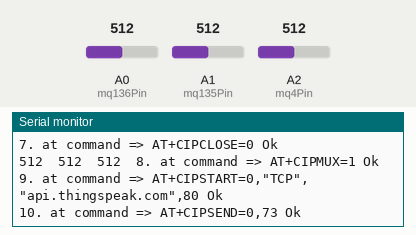
A sketch run on a simulated Arduino Uno, built with avr-gcc and run on an emulated ATmega328P. Shown: the last lines printed to the serial monitor. The inputs (shaded band) are chosen by the test bench; at power-on: A0 (mq136Pin) = 512, A2 (mq4Pin) = 512, A1 (mq135Pin) = 512. The modem accepts every AT command (registered, SIM ready, sends succeed) and sends nothing else.

Above: at 1.2 s.
1.3 s: A0 (mq136Pin) set to 109
At 1.81 s:
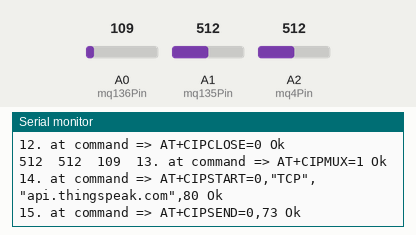
4.6 s: A0 (mq136Pin) set to 89
At 4.99 s:
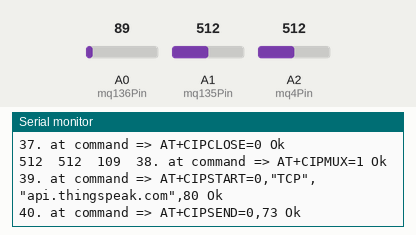
7.6 s: A2 (mq4Pin) set to 107
At 8.16 s:
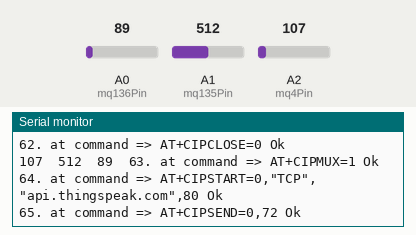
9.1 s: A2 (mq4Pin) set to 89
At 9.43 s:
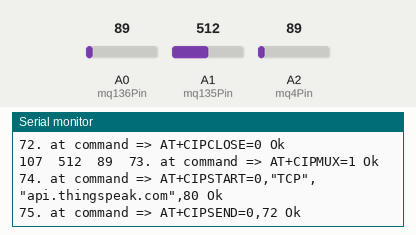
Timing chart, 0 to 12.1 s (numbered marks = the images above; inputs shaded):
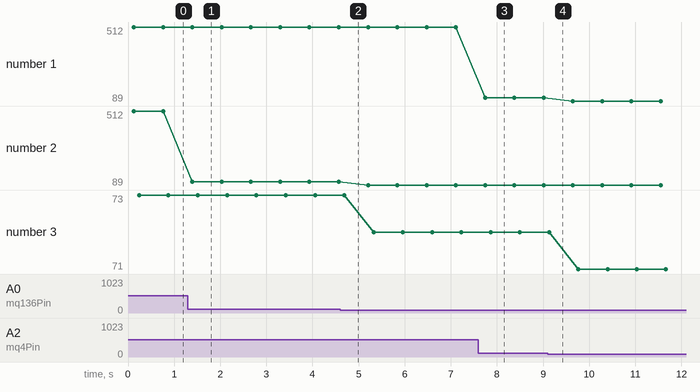

Measured:
- after the input at 1.3 s, the serial monitor: prints a new line after 0.09 s (image 1)
- after the input at 7.6 s, the serial monitor: prints a new line after 0.14 s (image 3)
- plotted number 1: 512 → 107 after the input at 7.6 s
- plotted number 2: 512 → 109 after the input at 1.3 s, 109 → 89 after the input at 4.6 s
- plotted number 3: 73 → 72 after the input at 4.6 s, 72 → 71 after the input at 9.1 s

The sketch:

GMS.ino
```cpp
//Section 1
#include <SoftwareSerial.h>
#define RX 2
#define TX 3
String SSID = "ISTT-2 (ACC.ADMIN.ECE)";          //WiFi Name
String PASS = "20402040";         //WiFi PASSWORD
String API = "8F5IFEXQ1Y7EM55G";   //ThingSpeak Key
String HOST = "api.thingspeak.com";
String PORT = "80";
int countTrueCommand;
int countTimeCommand;
boolean found = false;
SoftwareSerial esp8266(RX,TX);


//Section 2

//MQ136
#define mq136Pin A0
short mq136Val;

//MQ135
#define mq135Pin A1
short mq135Val;

//MQ4
#define mq4Pin A2
short mq4Val;


void setup() {
  Serial.begin(9600);
  esp8266.begin(115200);
  sendCommand("AT",5,"OK");
  sendCommand("AT+CWMODE=1",5,"OK");
  sendCommand("AT+CWJAP=\""+ SSID +"\",\""+ PASS +"\"",20,"OK");

  pinMode(mq136Pin, INPUT);
  pinMode(mq135Pin, INPUT);
  pinMode(mq4Pin, INPUT);

}

void loop() {

 String getData = "GET /update?api_key="+ API +"&field1="+getmq136Value()+"&field2="+getmq135Value()+"&field3="+getmq4Value();
 sendCommand("AT+CIPMUX=1",5,"OK");
 sendCommand("AT+CIPSTART=0,\"TCP\",\""+ HOST +"\","+ PORT,15,"OK");
 sendCommand("AT+CIPSEND=0," +String(getData.length()+4),4,">");
 esp8266.println(getData);
 delay(500);
 countTrueCommand++;
 sendCommand("AT+CIPCLOSE=0",5,"OK");

}


String getmq136Value(){
  mq136Val= analogRead(mq136Pin);

  Serial.print(mq136Val);
  Serial.print("  ");

  return String(mq136Val);
  }

String getmq135Value(){
  mq135Val= analogRead(mq135Pin);

  Serial.print(mq135Val);
  Serial.print("  ");

  return String(mq135Val);
  }

  String getmq4Value(){
  mq4Val= analogRead(mq4Pin);

  Serial.print(mq4Val);
  Serial.print("  ");

  return String(mq4Val);
  }


void sendCommand(String command, int maxTime, char readReplay[]) {
  Serial.print(countTrueCommand);
  Serial.print(". at command => ");
  Serial.print(command);
  Serial.print(" ");
  while(countTimeCommand < (maxTime*1))
  {
    esp8266.println(command);         //at+cipsend
    if(esp8266.find(readReplay))//ok
    {
      found = true;
      break;
    }

    countTimeCommand++;
  }

  if(found == true)
  {
    Serial.println("Ok");
    countTrueCommand++;
    countTimeCommand = 0;
  }

  if(found == false)
  {
    Serial.println("Fail");
    countTrueCommand = 0;
    countTimeCommand = 0;
  }

  found = false;
 }
```
